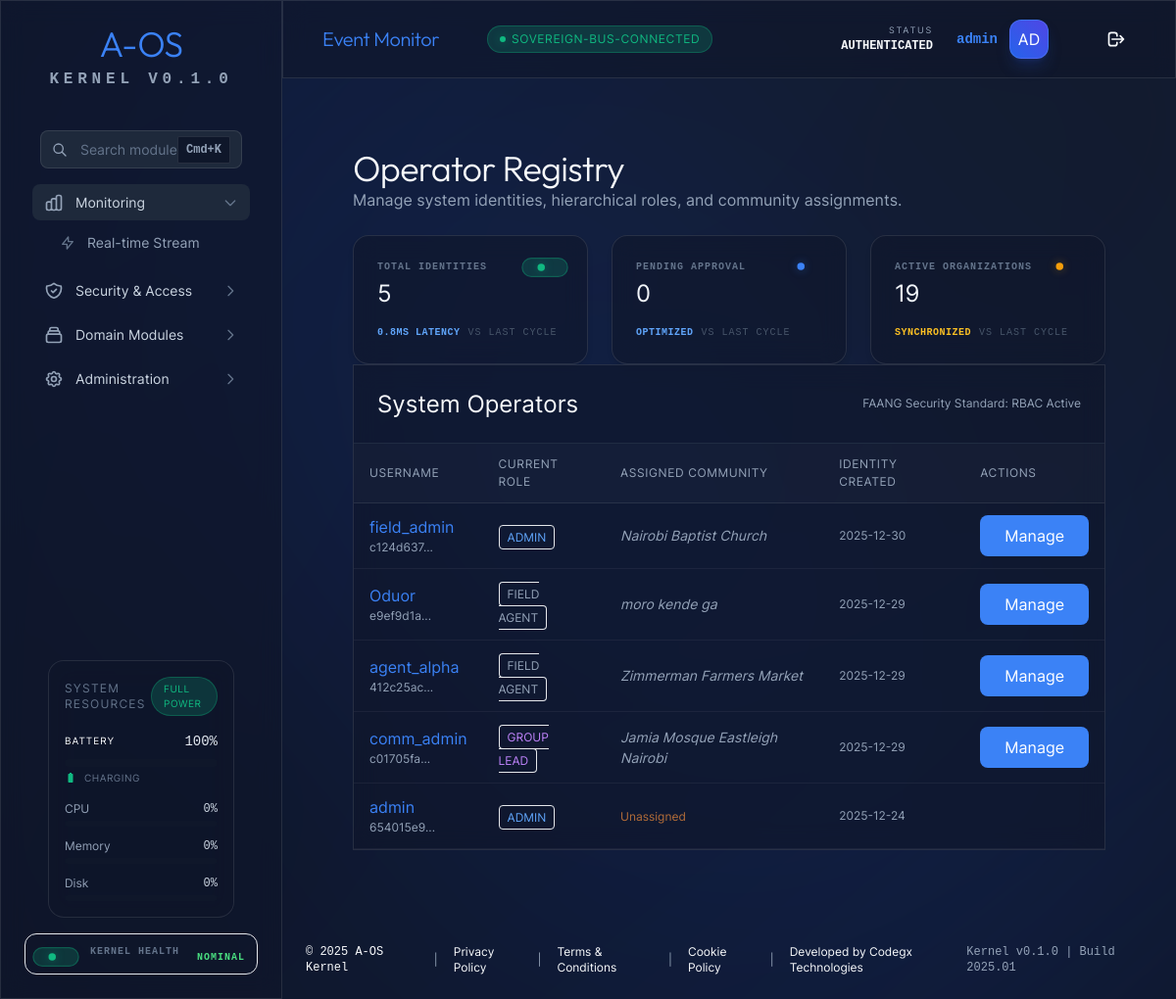
The page /operators/ (signed in) on the database its author committed.
### tables this page shows
CREATE TABLE operators (
        id TEXT PRIMARY KEY,
        username TEXT UNIQUE NOT NULL,
        password_hash TEXT NOT NULL,
        role_id TEXT NOT NULL,
        created_at TEXT NOT NULL,
        last_login TEXT, community_id TEXT,
        FOREIGN KEY(role_id) REFERENCES roles(id)
    );

CREATE TABLE community_groups (
        id TEXT PRIMARY KEY,
        name TEXT NOT NULL,
        description TEXT,
        group_type TEXT,
        tags TEXT DEFAULT '[]', -- JSON list
        location TEXT,
        admin_id TEXT,
        trust_level TEXT DEFAULT 'local',
        preferred_channels TEXT DEFAULT 'ussd,sms',
        active BOOLEAN DEFAULT 1,
        created_at DATETIME DEFAULT CURRENT_TIMESTAMP
    , invite_slug TEXT, community_code TEXT, code_active BOOLEAN DEFAULT 0);

### aos/api/routers/operators.py (the view)
@router.get("/", response_class=HTMLResponse)
async def list_operators(
    request: Request,
    db: sqlite3.Connection = Depends(get_db),
    current_user: dict = Depends(requires_role(AosRole.SYSTEM_ADMIN))
):
    cursor = db.execute("""
        SELECT o.id, o.username, r.name as role, o.community_id, g.name as community_name, o.created_at, o.last_login
        FROM operators o
        JOIN roles r ON o.role_id = r.id
        LEFT JOIN community_groups g ON o.community_id = g.id
        ORDER BY o.created_at DESC
    """)
    operators = [dict(row) for row in cursor.fetchall()]
    roles = db.execute("SELECT name FROM roles").fetchall()
    communities = db.execute("SELECT id, name FROM community_groups WHERE active=1").fetchall()
    return templates.TemplateResponse("operators.html", {
        "request": request,
        "user": current_user,
        "operators": operators,
        "available_roles": [r[0] for r in roles],
        "available_communities": [{"id": c[0], "name": c[1]} for c in communities]
    })

### aos/api/templates/operators.html (shortened to what this page needs)
{% extends "dashboard.html" %}
{% from "components/molecules/DataCard.html" import data_card %}
{% block content %}
<div class="aos-container aos-p-8">
    <div class="aos-page-header aos-mb-8">
        <h1 class="aos-h1">Operator Registry</h1>
        <p class="aos-text-muted">Manage system identities, hierarchical roles, and community assignments.</p>
    </div>
    <div class="aos-grid aos-grid-cols-3 aos-gap-6 aos-mb-8">
        {{ data_card(
        label="Total Identities",
        value=operators|length,
        trend="0.8ms Latency",
        status="success"
        ) }}
        {% set pending = 0 %}
        {% for op in operators %}
        {% if op.role == 'operator' and not op.community_id %}
        {% set pending = pending + 1 %}
        {% endif %}
        {% endfor %}
        {{ data_card(
        label="Pending Approval",
        value=pending,
        trend="Optimized",
        status="info",
        trend_variant="info"
        ) }}
        {{ data_card(
        label="Active Organizations",
        value=available_communities|length,
        trend="Synchronized",
        status="warning",
        trend_variant="warning"
        ) }}
    </div>
    <div class="aos-glass aos-rounded-2xl aos-overflow-hidden">
        <div class="aos-p-6 border-b border-slate-700/50 flex justify-between items-center bg-slate-800/20">
            <h2 class="aos-h3">System Operators</h2>
            <div class="aos-text-xs aos-text-muted">FAANG Security Standard: RBAC Active</div>
        </div>
        <table class="aos-table w-full">
            <thead>
                <tr class="aos-bg-surface-elevated">
                    <th class="aos-p-4 text-left aos-text-muted aos-text-xs uppercase">Username</th>
                    <th class="aos-p-4 text-left aos-text-muted aos-text-xs uppercase">Current Role</th>
                    <th class="aos-p-4 text-left aos-text-muted aos-text-xs uppercase">Assigned Community</th>
                    <th class="aos-p-4 text-left aos-text-muted aos-text-xs uppercase">Identity Created</th>
                    <th class="aos-p-4 text-right aos-text-muted aos-text-xs uppercase">Actions</th>
                </tr>
            </thead>
            <tbody>
                {% for op in operators %}
                <tr class="border-b border-slate-700/30 hover:bg-slate-700/10 transition-colors">
                    <td class="aos-p-4">
                        <div class="font-bold aos-text-primary">{{ op.username }}</div>
                        <div class="aos-text-xs aos-text-muted">{{ op.id[:8] }}...</div>
                    </td>
                    <td class="aos-p-4">
                        {% if op.role == 'root' %}
                        <span
                            class="px-2 py-1 rounded bg-red-500/20 text-red-400 border border-red-500/30 text-xs font-bold uppercase">Root</span>
                        {% elif op.role == 'super_admin' or op.role == 'admin' %}
                        <span
                            class="px-2 py-1 rounded bg-blue-500/20 text-blue-400 border border-blue-500/30 text-xs font-bold uppercase">Admin</span>
                        {% elif op.role == 'community_admin' %}
                        <span
                            class="px-2 py-1 rounded bg-purple-500/20 text-purple-400 border border-purple-500/30 text-xs font-bold uppercase">Group
                            Lead</span>
                        {% else %}
                        <span
                            class="px-2 py-1 rounded bg-slate-500/20 text-slate-400 border border-slate-500/30 text-xs font-bold uppercase">Field
                            Agent</span>
                        {% endif %}
                    </td>
                    <td class="aos-p-4 aos-text-sm">
                        {% if op.community_name %}
                        <span class="aos-text-muted italic">{{ op.community_name }}</span>
                        {% else %}
                        <span class="text-orange-400/70 text-xs">Unassigned</span>
                        {% endif %}
                    </td>
                    <td class="aos-p-4 aos-text-muted aos-text-xs">
                        {{ op.created_at[:10] }}
                    </td>
                    <td class="aos-p-4 text-right">
                        {% if op.username != user.username and op.role != 'root' %}
                        <button
                            onclick="openManageModal('{{ op.id }}', '{{ op.username }}', '{{ op.role }}', '{{ op.community_id }}')"
                            class="aos-btn aos-btn-sm aos-btn-primary">
                            Manage
                        </button>
                        {% endif %}
                    </td>
                </tr>
                {% endfor %}
            </tbody>
        </table>
    </div>
</div>
{% endblock %}

### aos/api/templates/partials/design_system.html (style rules this page uses)
body { margin: 0; scroll-behavior: smooth; -webkit-font-smoothing: antialiased; background: var(--aos-surface-base); color: var(--aos-neutral-50); font-family: var(--aos-font-sans); }
.aos-glass { background: var(--aos-surface-glass); backdrop-filter: blur(12px); -webkit-backdrop-filter: blur(12px); border: 1px solid var(--aos-surface-border); }
.aos-container { width: 100%; margin-left: auto; margin-right: auto; padding-left: var(--aos-spacing-4); padding-right: var(--aos-spacing-4); }
@media (min-width: 640px) { .aos-container { max-width: 640px; } }
@media (min-width: 768px) { .aos-container { max-width: 768px; } }
@media (min-width: 1024px) { .aos-container { max-width: 1024px; } }
.aos-gap-6 { gap: var(--aos-spacing-6); }
.aos-p-4 { padding: var(--aos-spacing-4); }
.aos-p-6 { padding: var(--aos-spacing-6); }
.aos-p-8 { padding: var(--aos-spacing-8); }
.aos-overflow-hidden { overflow: hidden; }
.aos-grid { display: grid; }
.aos-grid-cols-3 { grid-template-columns: repeat(3, minmax(0, 1fr)); }
.aos-h1 { font-family: var(--aos-font-display); font-size: var(--aos-size-4xl); font-weight: 800; letter-spacing: -0.02em; line-height: 1.1; }
.aos-h3 { font-size: var(--aos-size-2xl); font-weight: 700; line-height: 1.3; }
.aos-text-sm { font-size: var(--aos-size-sm); }
.aos-text-xs { font-size: var(--aos-size-xs); }
.aos-text-primary { color: var(--aos-primary-base); }
.aos-text-muted { color: var(--aos-neutral-400); }
.aos-page-header { margin-bottom: var(--aos-spacing-6); }
.aos-table { width: 100%; border-collapse: collapse; }
.aos-table thead { background: rgba(255, 255, 255, 0.02); border-bottom: 1px solid var(--aos-surface-border); }
.aos-table th { padding: var(--aos-spacing-3) var(--aos-spacing-4); text-align: left; font-size: var(--aos-size-xs); font-weight: 600; text-transform: uppercase; letter-spacing: 0.05em; color: var(--aos-neutral-400); }
.aos-table td { padding: var(--aos-spacing-3) var(--aos-spacing-4); border-bottom: 1px solid rgba(255, 255, 255, 0.05); }

### rows shown on the page
operators: username "field_admin", id "c124d637", shows "ADMIN", community_name "Nairobi Baptist Church", created_at "2025-12-30"
operators: username "Oduor", id "e9ef9d1a", shows "FIELD AGENT", community_name "moro kende ga", created_at "2025-12-29"
operators: username "agent_alpha", id "412c25ac", shows "FIELD AGENT", community_name "Zimmerman Farmers Market", created_at "2025-12-29"
operators: username "comm_admin", id "c01705fa", shows "GROUP LEAD", community_name "Jamia Mosque Eastleigh Nairobi", created_at "2025-12-29"
operators: username "admin", id "654015e9", shows "ADMIN", shows "Unassigned", created_at "2025-12-24"

### other values the page prints
{{ title }} "Monitoring Security & Access Domain Modules Administration"
{{ item.text }} "Real-time Stream"
{{ name }} "KERNEL HEALTH"
{{ status_text }} "NOMINAL"
{{ text }} "SOVEREIGN-BUS-CONNECTED"
{{ user.username }} "admin"
{{ user.username[:2].upper() }} "AD"
{{ label }} "TOTAL IDENTITIES PENDING APPROVAL ACTIVE ORGANIZATIONS"
{{ value }} "5 0 19"
{{ trend }} "0.8MS LATENCY OPTIMIZED SYNCHRONIZED"
